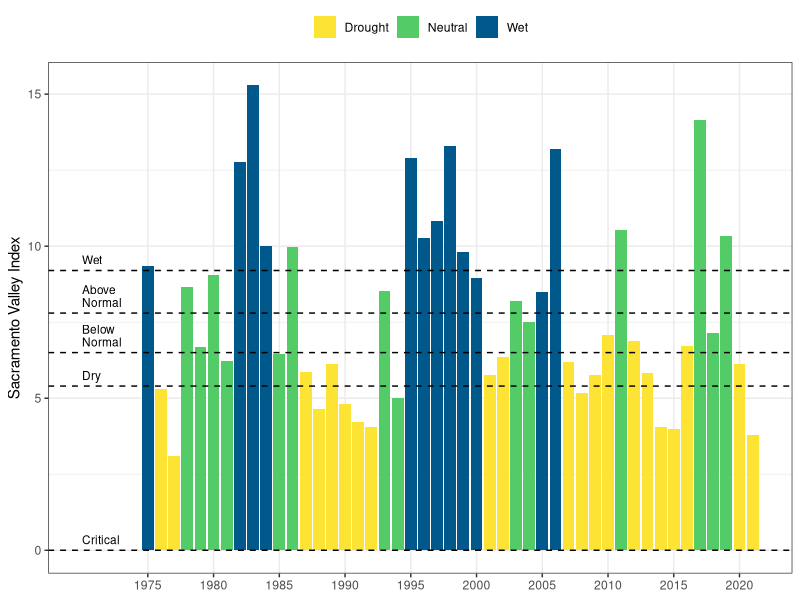

Generate this figure with R:
# WQ-LT Drought Publication
# Purpose: Create figure of SV water year indices and drought classifications
  # for publication
# Authors: Rosie Hartman, Dave Bosworth
# Contacts: Rosemary.Hartman@water.ca.gov; David.Bosworth@water.ca.gov

library(tidyverse)
library(here)

# Import water year assignments
df_yr_type <- read_csv(here("data/raw/year_assignments.csv"))

# Create a data frame of SV Index cutoffs for Year Types to be used on the figure
df_cutoffs <- tibble(
  Yr_type = c("Critical", "Dry", "Below \nNormal", "Above \nNormal", "Wet"),
  cutval = c(0, 5.4, 6.5, 7.8, 9.2)
)

# Define color palette for drought classifications
pal_drought <- c(D = "#FDE333", N = "#53CC67", W = "#00588B")

# Create bar chart figure for publication
plt_yr_type <- df_yr_type %>%
  ggplot() +
  geom_col(aes(x = Year, y = SVIndex, fill = Drought)) +
  scale_fill_manual(
    values = pal_drought,
    name = NULL,
    labels = c("Drought", "Neutral", "Wet")
  ) +
  theme_bw() +
  geom_hline(data = df_cutoffs, aes(yintercept = cutval), linetype = 2) +
  geom_text(
    data = df_cutoffs,
    aes(x = 1970, y = cutval + 0.2, label = Yr_type),
    vjust = 0,
    hjust = 0,
    size = 3,
    lineheight = 0.9
  ) +
  scale_x_continuous(breaks = seq.int(1975, 2020, by = 5)) +
  theme(
    panel.grid.minor.x = element_blank(),
    legend.position = "top"
  ) +
  ylab("Sacramento Valley Index") +
  xlab(NULL)

# Export Year Type Figure
ggsave(
  here("plots/yr_type.jpg"),
  plot = plt_yr_type,
  width = 6,
  height = 5,
  units = "in"
)

